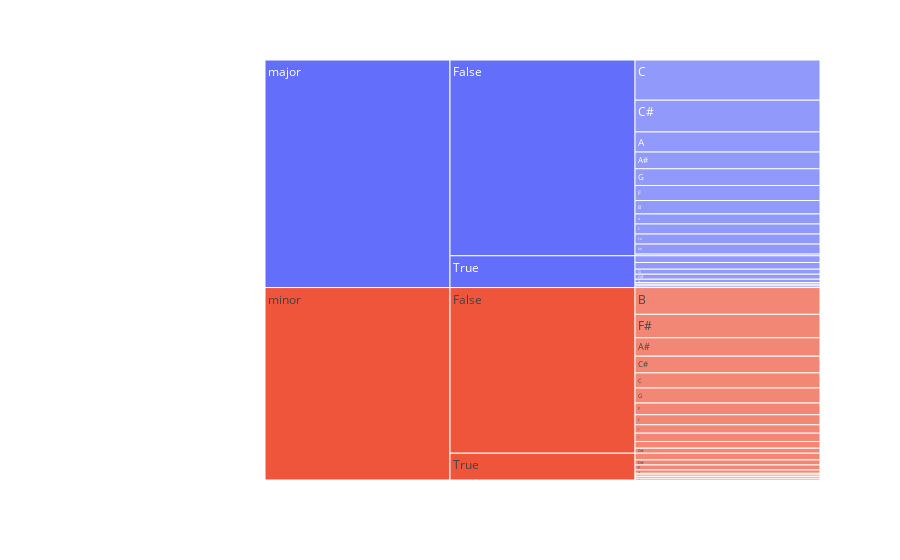

Here is the notebook cell this chart was saved with:
### Code cell
# Index(['Unnamed: 0', 'artist', 'explicit', 'name', 'album', 'popularity',
#        'acousticness', 'danceability', 'duration', 'energy',
#        'instrumentalness', 'key', 'liveness', 'loudness', 'mode',
#        'speechiness', 'time_signature', 'valence', 'tempo', 'id', 'query'],
#       dtype='object')
df['count'] = 1
fig = px.icicle(df, path=['mode', 'explicit','key'], values='count')
fig.show()

### Figure 1 — Plotly figure (JSON) as saved in the notebook; plotly's stock layout.template omitted (floating-point values rounded to 4 significant figures)
{"data": [{"branchvalues": "total", "domain": {"x": [0, 1], "y": [0, 1]}, "hovertemplate": "labels=%{label}<br>count=%{value}<br>parent=%{parent}<br>id=%{id}<extra></extra>", "ids": ["major/False/A", "minor/False/A", "major/True/A", "major/False/A#", "minor/False/A#", "minor/True/A#", "major/False/B", "minor/False/B", "major/False/C", "minor/False/C", "major/True/C", "minor/True/C", "major/False/C#", "minor/False/C#", "major/True/C#", "minor/True/C#", "major/False/D", "minor/False/D", "major/True/D", "major/False/D#", "minor/False/D#", "minor/True/D#", "major/False/E", "minor/False/E", "minor/True/E", "major/False/F", "minor/False/F", "major/True/F", "minor/True/F", "major/False/F#", "minor/False/F#", "major/True/F#", "minor/True/F#", "major/False/G", "minor/False/G", "major/True/G", "major/False/G#", "minor/False/G#", "major/True/G#", "minor/True/G#", "major/False", "minor/False", "major/True", "minor/True", "major", "minor"], "labels": ["A", "A", "A", "A#", "A#", "A#", "B", "B", "C", "C", "C", "C", "C#", "C#", "C#", "C#", "D", "D", "D", "D#", "D#", "D#", "E", "E", "E", "F", "F", "F", "F", "F#", "F#", "F#", "F#", "G", "G", "G", "G#", "G#", "G#", "G#", "False", "False", "True", "True", "major", "minor"], "name": "", "parents": ["major/False", "minor/False", "major/True", "major/False", "minor/False", "minor/True", "major/False", "minor/False", "major/False", "minor/False", "major/True", "minor/True", "major/False", "minor/False", "major/True", "minor/True", "major/False", "minor/False", "major/True", "major/False", "minor/False", "minor/True", "major/False", "minor/False", "minor/True", "major/False", "minor/False", "major/True", "minor/True", "major/False", "minor/False", "major/True", "minor/True", "major/False", "minor/False", "major/True", "major/False", "minor/False", "major/True", "minor/True", "major", "minor", "major", "minor", "", ""], "type": "icicle", "values": [12, 5, 4, 10, 11, 4, 8, 16, 24, 9, 4, 1, 19, 10, 2, 1, 6, 5, 1, 1, 4, 3, 6, 6, 1, 9, 7, 1, 3, 6, 14, 1, 1, 10, 9, 3, 6, 3, 3, 2, 117, 99, 19, 16, 136, 115]}], "layout": {"legend": {"tracegroupgap": 0}, "margin": {"t": 60}}}
